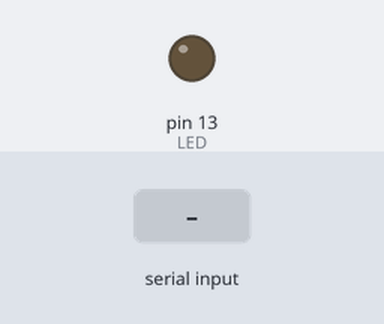
A sketch run on a simulated Arduino Uno, built with avr-gcc and run on an emulated ATmega328P. Shown: output pins drawn as LEDs (lit = HIGH). The inputs (shaded band) are chosen by the test bench.

Above: at 1.2 s.
1.3 s: "1" received over the second serial link
At 2.5 s:
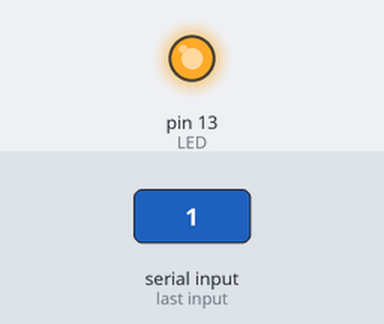
2.8 s: "0" received over the second serial link
At 3.7 s:
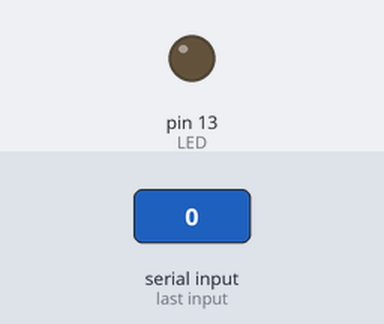
Timing chart, 0 to 5.8 s (numbered marks = the images above; inputs shaded):
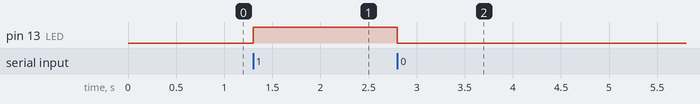

Measured:
- after the input at 1.3 s, pin 13 (LED): LOW → HIGH at once
- after the input at 2.8 s, pin 13 (LED): HIGH → LOW at once

The sketch:

hc-05_2.ino
```cpp
#include <SoftwareSerial.h>  // libreria que permite establecer pines digitales
        // para comunicacion serie

SoftwareSerial miBT(10, 11);  // pin 10 como RX, pin 11 como TX

char DATO = 0;      // variable para almacenar caracter recibido
int LED = 13;    // LED rojo a pin digital numero 2

void setup(){
  miBT.begin(38400);    // comunicacion serie entre Arduino y el modulo a 38400 bps
  pinMode(LED, OUTPUT); // pin 2 como salida
 }

void loop(){
if (miBT.available()){      // si hay informacion disponible desde modulo
  DATO = miBT.read();   // almacena en DATO el caracter recibido desde modulo

  if( DATO == '1' )       // si el caracter recibido es el numero 1
  digitalWrite(LED, HIGH); // escribe valor opuesto al leido del LED rojo

  if( DATO == '0' )       // si el caracter recibido es el numero 2
  digitalWrite(LED, LOW); // escribe valor opuesto al leido del LED verde

}
}
```
